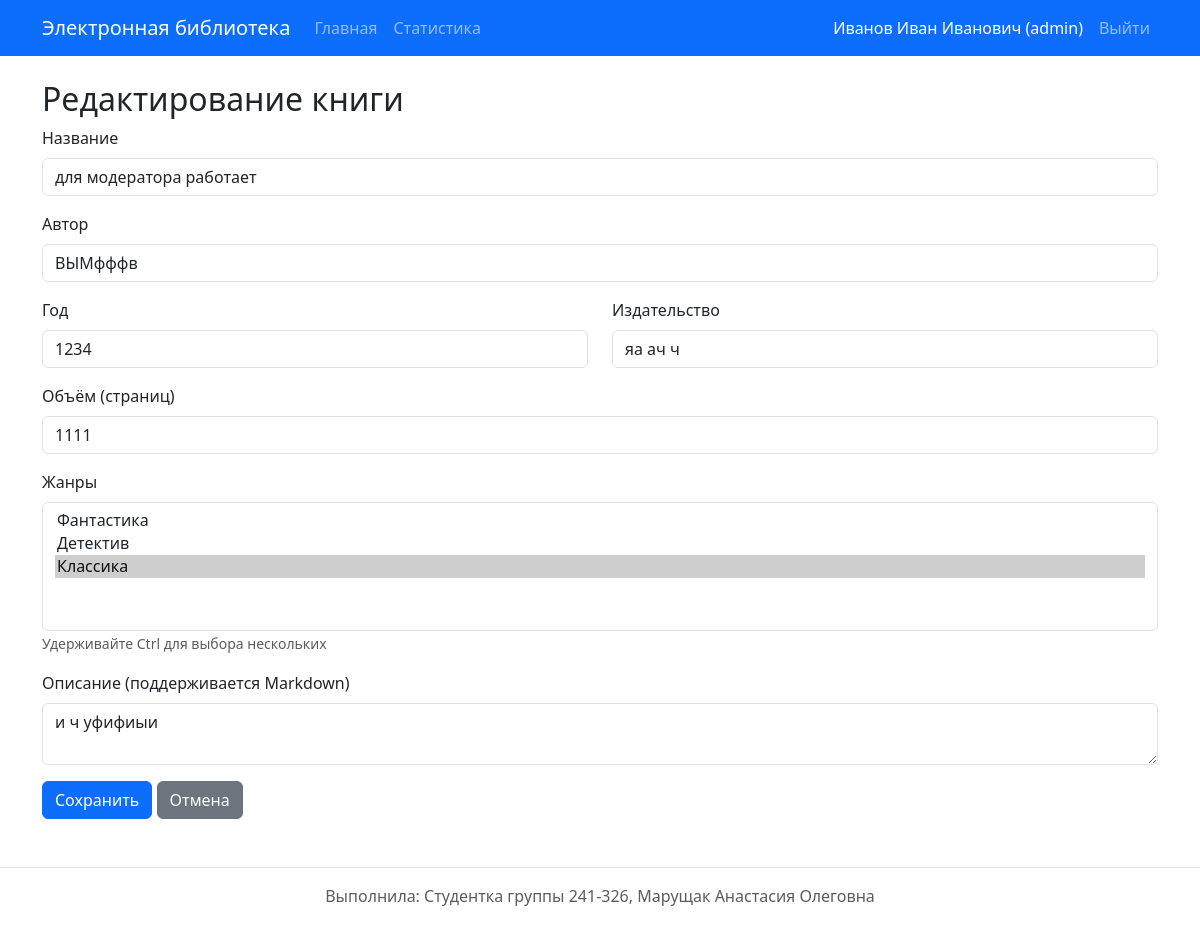
/book/2/edit (signed in), run on the app's committed database.
### app.py (models this page shows)
class User(UserMixin, db.Model):
    __tablename__ = 'users'
    id = db.Column(db.Integer, primary_key=True)
    login = db.Column(db.String(50), unique=True, nullable=False)
    password_hash = db.Column(db.String(255), nullable=False)
    last_name = db.Column(db.String(50), nullable=False)
    first_name = db.Column(db.String(50), nullable=False)
    middle_name = db.Column(db.String(50), nullable=True)
    role_id = db.Column(db.Integer, db.ForeignKey('roles.id'), nullable=False)
    @property
    def fio(self):
        middle = f" {self.middle_name}" if self.middle_name else ""
        return f"{self.last_name} {self.first_name}{middle}"

class Role(db.Model):
    __tablename__ = 'roles'
    id = db.Column(db.Integer, primary_key=True)
    name = db.Column(db.String(50), unique=True, nullable=False)
    description = db.Column(db.Text, nullable=False)
    users = db.relationship('User', backref='role', lazy=True)

class Book(db.Model):
    __tablename__ = 'books'
    id = db.Column(db.Integer, primary_key=True)
    title = db.Column(db.String(200), nullable=False)
    description = db.Column(db.Text, nullable=False)
    year = db.Column(db.Integer, nullable=False)
    publisher = db.Column(db.String(100), nullable=False)
    author = db.Column(db.String(100), nullable=False)
    pages = db.Column(db.Integer, nullable=False)
    cover = db.relationship('Cover', backref='book', uselist=False, cascade="all, delete-orphan")
    genres = db.relationship('Genre', secondary='book_genres', backref='books')
    reviews = db.relationship('Review', backref='book', cascade="all, delete-orphan")
    visits = db.relationship('Visit', backref='book', cascade="all, delete-orphan")

### app.py (the view, shortened to what this page needs)
@app.route('/book/<int:book_id>/edit', methods=['GET', 'POST'])
@require_role('moderator')
def edit_book(book_id):
    book = Book.query.get_or_404(book_id)
    genres = Genre.query.all()
    return render_template('book_form.html', genres=genres, is_edit=True, book=book)

### app.py (called while the page is built)
@login_manager.user_loader
def load_user(user_id):
    return User.query.get(int(user_id))

### templates/book_form.html (shortened to what this page needs)
{% extends "base.html" %}
{% block content %}
<h2>{% if is_edit %}Редактирование{% else %}Добавление{% endif %} книги</h2>
<form method="POST" enctype="multipart/form-data">
    <div class="mb-3">
        <label class="form-label">Название</label>
        <input type="text" name="title" class="form-control" value="{{ data.title if data else (book.title if book else '') }}" required>
    </div>
    <div class="mb-3">
        <label class="form-label">Автор</label>
        <input type="text" name="author" class="form-control" value="{{ data.author if data else (book.author if book else '') }}" required>
    </div>
    <div class="row">
        <div class="col-md-6 mb-3">
            <label class="form-label">Год</label>
            <input type="number" name="year" class="form-control" value="{{ data.year if data else (book.year if book else '') }}" required>
        </div>
        <div class="col-md-6 mb-3">
            <label class="form-label">Издательство</label>
            <input type="text" name="publisher" class="form-control" value="{{ data.publisher if data else (book.publisher if book else '') }}" required>
        </div>
    </div>
    <div class="mb-3">
        <label class="form-label">Объём (страниц)</label>
        <input type="number" name="pages" class="form-control" value="{{ data.pages if data else (book.pages if book else '') }}" required>
    </div>
    <div class="mb-3">
        <label class="form-label">Жанры</label>
        <select name="genres" class="form-select" multiple size="5" required>
            {% for genre in genres %}
                <option value="{{ genre.id }}"
                    {% if not data and book and genre in book.genres %}selected{% endif %}>
                    {{ genre.name }}
                </option>
            {% endfor %}
        </select>
        <small class="text-muted">Удерживайте Ctrl для выбора нескольких</small>
    </div>
    <div class="mb-3">
        <label class="form-label">Описание (поддерживается Markdown)</label>
        <textarea name="description" id="descEditor" class="form-control">{{ data.description if data else (book.description if book else '') }}</textarea>
    </div>
    <button type="submit" class="btn btn-primary">Сохранить</button>
    <a href="{{ url_for('index') }}" class="btn btn-secondary">Отмена</a>
</form>
{% endblock %}

### templates/base.html (shortened to what this page needs)
<!DOCTYPE html>
<html lang="ru">
<head>
    <link href="https://cdn.jsdelivr.net/npm/bootstrap@5.3.0/dist/css/bootstrap.min.css" rel="stylesheet">
    <link href="https://cdn.jsdelivr.net/npm/easymde/dist/easymde.min.css" rel="stylesheet">
    <link rel="stylesheet" href="https://cdn.jsdelivr.net/npm/bootstrap-icons@1.10.0/font/bootstrap-icons.css">
</head>
<body>
    <nav class="navbar navbar-expand-lg navbar-dark bg-primary">
        <div class="container">
            <a class="navbar-brand" href="{{ url_for('index') }}">Электронная библиотека</a>
            <div class="collapse navbar-collapse" id="navbarNav">
                <ul class="navbar-nav me-auto">
                    <li class="nav-item"><a class="nav-link" href="{{ url_for('index') }}">Главная</a></li>
                    {% if current_user.is_authenticated and current_user.role.name == 'admin' %}
                    <li class="nav-item"><a class="nav-link" href="{{ url_for('stats') }}">Статистика</a></li>
                    {% endif %}
                </ul>
                <ul class="navbar-nav">
                    {% if current_user.is_authenticated %}
                        <li class="nav-item"><span class="nav-link text-white">{{ current_user.fio }} ({{ current_user.role.name }})</span></li>
                        <li class="nav-item"><a class="nav-link" href="{{ url_for('logout', next=request.path) }}">Выйти</a></li>
                    {% else %}
                        <li class="nav-item"><a class="nav-link" href="{{ url_for('login', next=request.path) }}">Войти</a></li>
                    {% endif %}
                </ul>
            </div>
        </div>
    </nav>
    <div class="container mt-4">
        {% block content %}{% endblock %}
    </div>
    <footer class="text-center text-muted mt-5 py-3 border-top">
        <p>Выполнила: Студентка группы 241-326, Марущак Анастасия Олеговна</p>
    </footer>
</body>
</html>

### data on the page
User: fio "Иванов Иван Иванович"
Role: role.name "admin"
Book: title "для модератора работает", author "ВЫМфффв", year "1234", publisher "яа ач ч", pages "1111", description "и ч уфифиыи"

### other printed values
form field genres "Фантастика / Детектив / Классика ☑"
